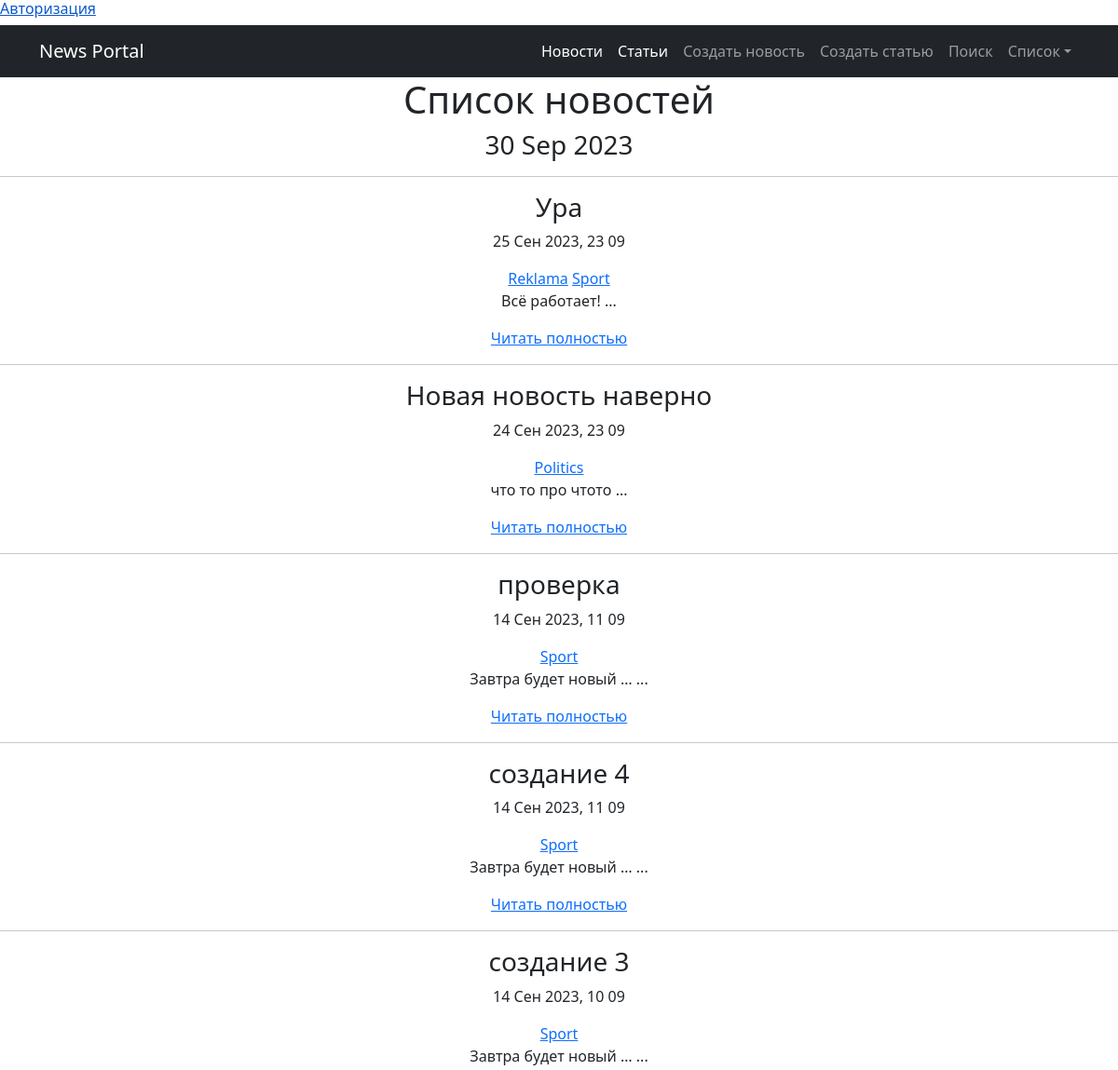
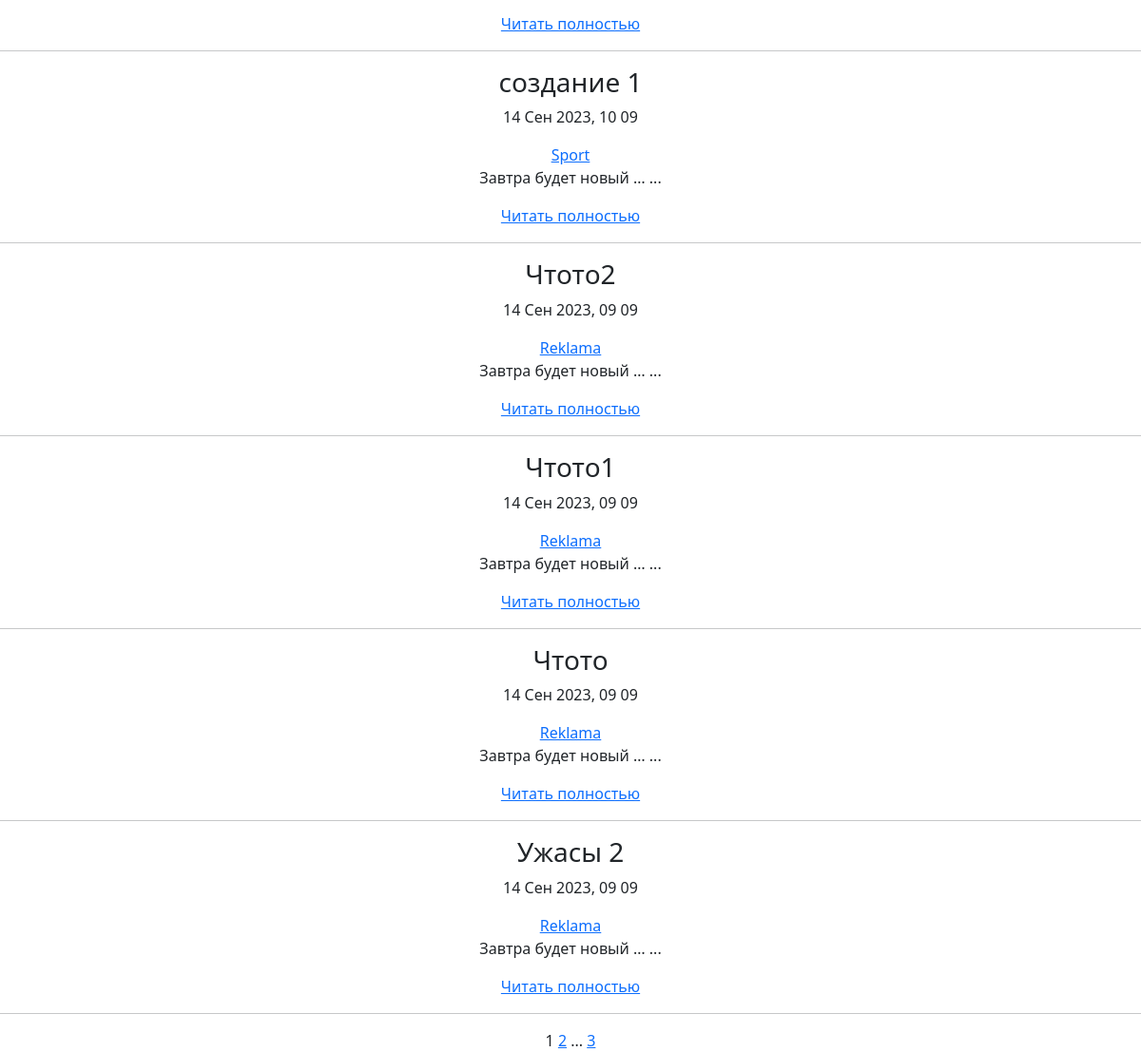
Page /news/ on the committed database (2 pictures, top to bottom).
### news/models.py (models this page shows, shortened)
class Post(models.Model):
    author = models.ForeignKey(Author, on_delete=models.CASCADE)
    news = 'NW'
    article = 'AR'
    CATEGORY_CHOICES = (
        (news, 'Новость'),
        (article, 'Статья'),
    )
    choiceType = models.CharField(max_length=2,
                                  choices=CATEGORY_CHOICES,
                                  default=article)
    timeCreate = models.DateTimeField(auto_now_add=True)
    categoryPost = models.ManyToManyField(Category, through='PostCategory')
    title = models.CharField(max_length=100, unique=True)
    content = models.TextField()
    rating = models.IntegerField(default=0)

class Category(models.Model):
    nameCategory = models.CharField(max_length=100, unique=True)
    subscribers = models.ManyToManyField(User, blank=True, related_name='categories')
    def __str__(self):
        return self.nameCategory

### news/views.py (the view)
# urls.py: path('news/', NewsList.as_view(), name='news'),  # URL-шаблон для списка новостей
class NewsList(ListView):  # список превью
    model = Post
    template_name = 'flatpages/news.html'
    context_object_name = 'news'
    paginate_by = 10    # вот так мы можем указать количество записей на странице
    def get_queryset(self):
        queryset = super().get_queryset().filter(choiceType='NW')  # Фильтруем только новости
        return queryset.order_by('-timeCreate')        # и сортируем по убыванию даты

### news/templatetags/cenzura.py (called while the page is built)
@register.filter()
def censor(value):  # Естественно если делать реальный проект слов будет в разы больше.
    words_to_censor = ['6лядь', '6лять', 'cock', 'cunt',  'fuck', 'xyй',
                       'гавнюк', 'долбоёб', 'лошок', 'пидарас', 'шлюха']
    if not isinstance(value, str):  # Проверка, чтобы фильтр цензурирования применялся только к переменным строкового
        raise ValueError("Значение должно быть строкой")
    for word in words_to_censor:
        value = value.replace(word, '*' * len(word))
    return mark_safe(value)

### news/templatetags/custom_tags.py (called while the page is built)
@register.simple_tag()
def current_time(format_string='%d %b %Y'):
    return datetime.utcnow().strftime(format_string)

@register.simple_tag(takes_context=True)
def url_replace(context, **kwargs):
    d = context['request'].GET.copy()  # позволяет скопировать все параметры текущего запроса.
    for k, v in kwargs.items():
        d[k] = v
    return d.urlencode()

### templates/flatpages/news.html
{% extends 'flatpages/default.html' %}
{% load cenzura %}
{% load custom_tags %}
{% block content %}
    <h1 style="text-align: center;">Список новостей</h1>
	<h3 style="text-align: center;">{% current_time '%d %b %Y' %}</h3>
<hr/>
{% if news %}
        {% for post in news %}
            <h3 style="text-align: center;">{{ post.title|censor }}</h3>
            <p style="text-align: center;">{{ post.timeCreate|date:'d M Y, H m' }}</p>
            <div align="center">
              {% for category in post.categoryPost.all %}
              <a href="{% url 'news:category_list' category.id %}" >{{ category }}</a>
              {% endfor %}
            </div>
            <p style="text-align: center;">{{ post.content|truncatechars:20|censor }} {{"..."}} </p>
            <p style="text-align: center;"><a href="{% url 'news:news_detail' post.id %}">Читать полностью</a></p>
            <hr/>
        {% endfor %}
{% else %}
    <h2>Новостей нет!</h2>
{% endif %}
{% endblock content %}

### rows in the picture
Post: title|censor "Ура", timeCreate "25 Сен 2023, 23 09", content|censor "Всё работает!", value "..."
Category: nameCategory "Reklama"
Category: nameCategory "Sport"
Post: title|censor "Новая новость наверно", timeCreate "24 Сен 2023, 23 09", content|censor "что то про чтото", value "..."
Category: nameCategory "Politics"
Post: title|censor "проверка", timeCreate "14 Сен 2023, 11 09", content|censor "Завтра будет новый …", value "..."
Post: title|censor "создание 4", timeCreate "14 Сен 2023, 11 09", content|censor "Завтра будет новый …", value "..."
Post: title|censor "создание 3", timeCreate "14 Сен 2023, 10 09", content|censor "Завтра будет новый …", value "..."
Post: title|censor "создание 1", timeCreate "14 Сен 2023, 10 09", content|censor "Завтра будет новый …", value "..."
Post: title|censor "Чтото2", timeCreate "14 Сен 2023, 09 09", content|censor "Завтра будет новый …", value "..."
Post: title|censor "Чтото1", timeCreate "14 Сен 2023, 09 09", content|censor "Завтра будет новый …", value "..."
Post: title|censor "Чтото", timeCreate "14 Сен 2023, 09 09", content|censor "Завтра будет новый …", value "..."
Post: title|censor "Ужасы 2", timeCreate "14 Сен 2023, 09 09", content|censor "Завтра будет новый …", value "..."

### other values in the picture
{{ page_obj.number }} "1"
{{ page_obj.next_page_number }} "2"
{{ page_obj.paginator.num_pages }} "3"
